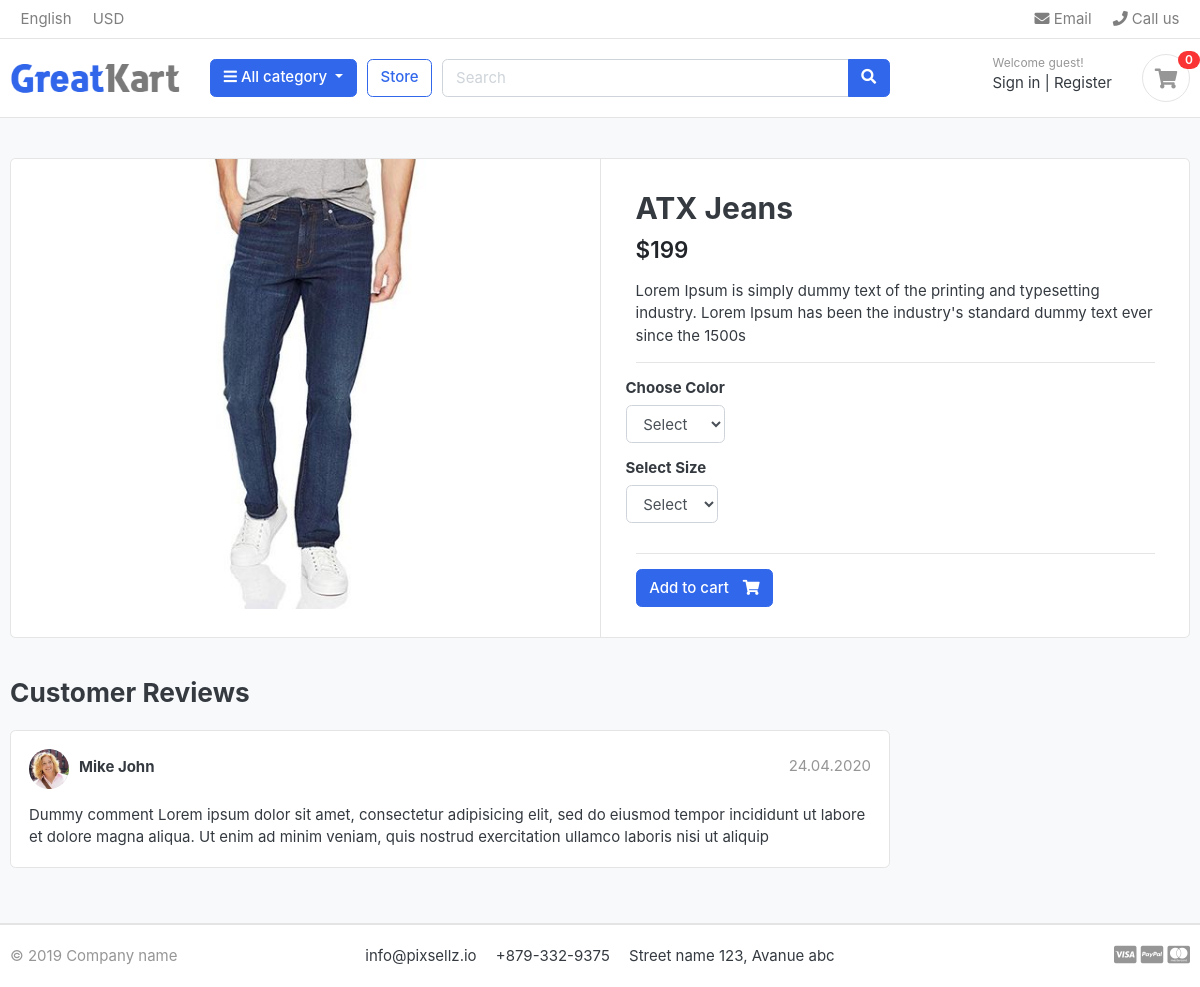
/store/category/jeans/atx-jeans/, run on an earlier commit of the app's database.
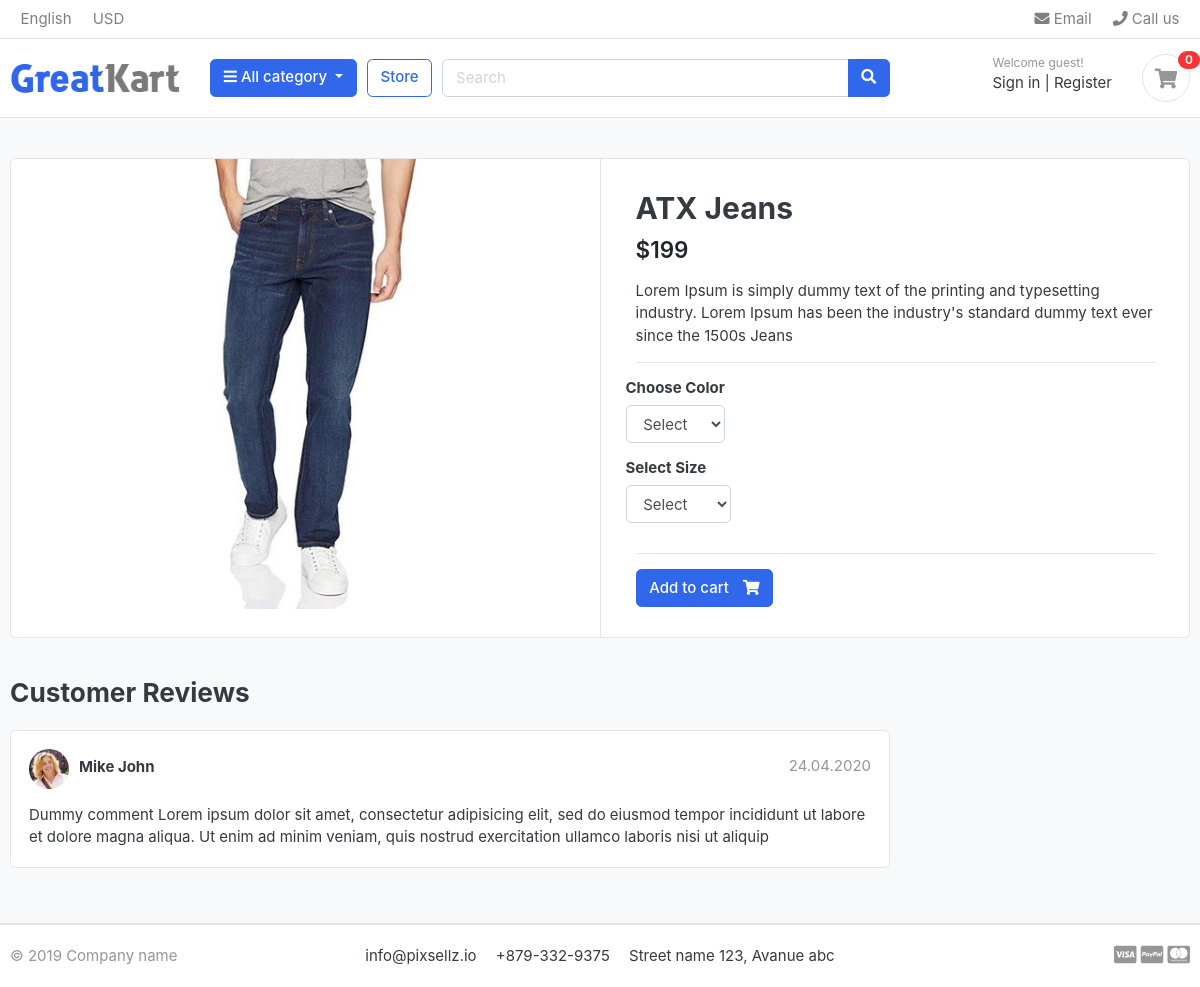
And on a later commit of the database.
### store/models.py (models this page shows, shortened)
class Product(models.Model):
    product_name = models.CharField(max_length=200, unique=True)
    slug         = models.SlugField(max_length=200, unique=True)
    description  = models.TextField(max_length=500, blank=True)
    price        = models.IntegerField()
    images       = models.ImageField(upload_to='photos/products')
    stock        = models.IntegerField()
    is_available = models.BooleanField(default=True)
    category     = models.ForeignKey(Category, on_delete=models.CASCADE)
    created_date = models.DateTimeField(auto_now_add=True)
    modified_date= models.DateTimeField(auto_now=True)

### store/views.py (the view)
# urls.py: path('category/<slug:category_slug>/<slug:product_slug>/', views.product_detail, name='product_detail'),
def product_detail(request, category_slug, product_slug):
    try:
        single_product = Product.objects.get(category__slug=category_slug, slug=product_slug)
        in_cart = CartItem.objects.filter(cart__cart_id=_cart_id(request), product=single_product).exists()
    except Exception as e:
        raise e
    context = {
        'single_product' : single_product,
        'in_cart' : in_cart
    }
    return render(request, 'store/product_detail.html', context)

### carts/context_processors.py (called while the page is built)
def counter(request):
    cart_count = 0
    if 'admin' in request.path:
        return {}
    else:
        try:
            cart = Cart.objects.filter(cart_id=_cart_id(request))
            cart_items = CartItem.objects.all().filter(cart=cart[:1])
            for cart_item in cart_items:
                cart_count += cart_item.quantity
        except Cart.DoesNotExist:
            cart_count = 0
    return dict(cart_count=cart_count)

### carts/views.py (called while the page is built)
def _cart_id(request):
    cart = request.session.session_key
    if not cart:
        cart = request.session.create()
    return cart

### category/context_processors.py (called while the page is built)
def menu_links(request):
    links = Category.objects.all()
    return dict(links=links)

### category/models.py (called while the page is built)
    def get_url(self):
        return reverse('products_by_category', args=[self.slug])

### store/models.py (called while the page is built)
    def colors(self):
        return super(VariationManager, self).filter(variation_category='color', is_active=True)

    def sizes(self):
        return super(VariationManager, self).filter(variation_category='size', is_active=True)

### templates/store/product_detail.html (shortened to what this page needs)
{% extends 'base.html' %}
{% load static %}
{% block content %}
<section class="section-content padding-y bg">
    <div class="container">
    <div class="card">
        <div class="row no-gutters">
            <aside class="col-md-6">
    <article class="gallery-wrap">
        <div class="img-big-wrap">
           <a href="#"><img src="{{single_product.images.url}}"></a>
        </div>
    </article>
            </aside>
            <main class="col-md-6 border-left">
            <form action="{% url 'add_cart' single_product.id %}" method='POST'>
              <article class="content-body">
              <h2 class="title">{{ single_product.product_name }}</h2>
              <div class="mb-3">
                  <var class="price h4">${{single_product.price}}</var>
              </div>
              <p>{{single_product.description}}</p>
              <hr>
                  <div class="row">
                      <div class="item-option-select">
                          <h6>Choose Color</h6>
                          <select name="color" class='form-control' required>
                            <option value="" disabled selected>Select</option>
                          </select>
                      </div>
                  </div>
                  <div class="row">
                      <div class="item-option-select">
                          <h6>Select Size</h6>
                          <select name="size" class='form-control' required>
                            <option value="" disabled selected>Select</option>
                          </select>
                      </div>
                  </div>
                  <hr>
                  {% if single_product.stock <= 0 %}
                    <h5 class='text-danger'> Out of Stock </h5>
                    {% else %}
                      {% if in_cart %}
                      <a href="#" class="btn  btn-success"> <span class="text">Added to cart</span> <i class="fas fa-check"></i>  </a>
                      <a href="{% url 'cart' %}" class="btn  btn-outline-primary"> <span class="text">View Cart</span> <i class="fas fa-eye"></i>  </a>
                      {% else %}
                      <button type='submit' class="btn  btn-primary"> <span class="text">Add to cart</span> <i class="fas fa-shopping-cart"></i>  </button>
                      {% endif %}
                  {% endif %}
              </article>
          </form>
            </main>
        </div>
    </div>
    <br>
    <div class="row">
                <div class="col-md-9">
        <header class="section-heading">
            <h3>Customer Reviews </h3>
        </header>
        <article class="box mb-3">
            <div class="icontext w-100">
                <img src="{% static './images/avatars/avatar1.jpg' %}" class="img-xs icon rounded-circle">
                <div class="text">
                    <span class="date text-muted float-md-right">24.04.2020 </span>
                    <h6 class="mb-1">Mike John </h6>
                </div>
            </div>
            <div class="mt-3">
                <p>
                    Dummy comment Lorem ipsum dolor sit amet, consectetur adipisicing elit, sed do eiusmod
                    tempor incididunt ut labore et dolore magna aliqua. Ut enim ad minim veniam,
                    quis nostrud exercitation ullamco laboris nisi ut aliquip
                </p>
            </div>
        </article>
        </div>
    </div>
    </div>
    </section>
{% endblock content %}

### templates/base.html (shortened to what this page needs)
{% load static %}
<!DOCTYPE HTML>
<html lang="en">
<head>
<link href="{% static 'css/bootstrap.css' %}" rel="stylesheet" type="text/css"/>
<link href="{% static 'fonts/fontawesome/css/all.min.css' %}" type="text/css" rel="stylesheet">
<link href="{% static 'css/ui.css' %}" rel="stylesheet" type="text/css"/>
<link href="{% static 'css/responsive.css' %}" rel="stylesheet" media="only screen and (max-width: 1200px)" />
</head>
<body>
    {% include 'includes/navbar.html' %}
    {% block content %}{% endblock  %}
    {% include 'includes/footer.html' %}

### templates/includes/navbar.html (shortened to what this page needs)
{% load static %}
<header class="section-header">
    <nav class="navbar p-md-0 navbar-expand-sm navbar-light border-bottom">
    <div class="container">
      <div class="collapse navbar-collapse" id="navbarTop4">
        <ul class="navbar-nav mr-auto">
            <li class="nav-item dropdown">
                 <a href="#" class="nav-link">   English </a>
            </li>
            <li class="nav-item dropdown">
                <a href="#" class="nav-link"> USD </a>
            </li>
        </ul>
        <ul class="navbar-nav">
            <li><a href="#" class="nav-link"> <i class="fa fa-envelope"></i> Email </a></li>
            <li><a href="#" class="nav-link"> <i class="fa fa-phone"></i> Call us </a></li>
        </ul>
      </div>
    </div>
    </nav>
    <section class="header-main border-bottom">
        <div class="container">
    <div class="row align-items-center">
        <div class="col-lg-2 col-md-3 col-6">
            <a href="{% url 'home' %}" class="brand-wrap">
                <img class="logo" src="{% static './images/logo.png' %}">
            </a>
        </div>
        <div class="col-lg col-sm col-md col-6 flex-grow-0">
            <div class="category-wrap dropdown d-inline-block float-right">
                <button type="button" class="btn btn-primary dropdown-toggle" data-toggle="dropdown">
                    <i class="fa fa-bars"></i> All category
                </button>
            </div>
        </div>
        <a href="{% url 'store' %}" class="btn btn-outline-primary">Store</a>
        <div class="col-lg  col-md-6 col-sm-12 col">
            <form action="{% url 'search' %}" class="search" method='GET'>
                <div class="input-group w-100">
                    <input type="text" class="form-control" style="width:60%;" placeholder="Search" name="keyword">
                    <div class="input-group-append">
                      <button class="btn btn-primary" type="submit">
                        <i class="fa fa-search"></i>
                      </button>
                    </div>
                </div>
            </form>
        </div>
        <div class="col-lg-3 col-sm-6 col-8 order-2 order-lg-3">
                    <div class="d-flex justify-content-end mb-3 mb-lg-0">
                        <div class="widget-header">
                            <small class="title text-muted">Welcome guest!</small>
                            <div>
                                <a href="./signin.html">Sign in</a> <span class="dark-transp"> | </span>
                                <a href="./register.html"> Register</a>
                            </div>
                        </div>
                        <a href="./cart.html" class="widget-header pl-3 ml-3">
                            <div class="icon icon-sm rounded-circle border"><i class="fa fa-shopping-cart"></i></div>
                            <span class="badge badge-pill badge-danger notify">{{cart_count}}</span>
                        </a>
                    </div>
                </div>
    </div>
        </div>
    </section>
    </header>

### templates/includes/footer.html
<footer class="section-footer border-top">
	<div class="container">
		<section class="footer-bottom border-top row">
			<div class="col-md-2">
				<p class="text-muted"> &copy 2019 Company name </p>
			</div>
			<div class="col-md-8 text-md-center">
				<span  class="px-2">info@pixsellz.io</span>
				<span  class="px-2">+879-332-9375</span>
				<span  class="px-2">Street name 123, Avanue abc</span>
			</div>
			<div class="col-md-2 text-md-right text-muted">
				<i class="fab fa-lg fa-cc-visa"></i>
				<i class="fab fa-lg fa-cc-paypal"></i>
				<i class="fab fa-lg fa-cc-mastercard"></i>
			</div>
		</section>
	</div>
</footer>

### static/css/ui.css (style rules this page uses)
html { font-family: "Inter", sans-serif; font-size: 15px; }
.content-body { flex: 1 1 auto; padding: 2rem 2.3rem; }
.icon-xs, .icon-sm, .icon-md, .icon-lg { display: inline-block; text-align: center; flex-shrink: 0; flex-grow: 0; }
.icon-sm { width: 48px; height: 48px; line-height: 48px !important; font-size: 20px; }
.img-xs, .img-sm, .img-md, .img-lg { -o-object-fit: cover; object-fit: cover; flex-shrink: 0; flex-grow: 0; }
.img-xs { width: 40px; height: 40px; }
.padding-y { padding-top: 40px; padding-bottom: 40px; }
var { font-style: normal; }
article:after, .form-group:after { display: block; clear: both; content: ""; }
.bg { background-color: #f8f9fa; }
.section-heading { margin-bottom: 20px; margin-top: 15px; }
p:last-child { margin-bottom: 0; }
.header-main { position: relative; padding-top: 1rem; padding-bottom: 1rem; }
.brand-wrap .logo, .navbar-brand .logo { margin-right: 7px; max-height: 42px; display: inline-block; }
.widget-header { display: inline-block; vertical-align: middle; position: relative; }
.widget-header a { color: #343a40; }
.widget-header i { color: #969696; }
.widget-header .title { display: block; }
.widget-header .notify { position: absolute; top: -3px; right: -10px; }
.footer-bottom { padding-top: 20px; padding-bottom: 20px; }
.btn .text + i { margin-left: 10px; }
.icontext { display: inline-flex; align-items: center; vertical-align: middle; }
.icontext .text { width: 100%; line-height: 1.2; }
.icontext .icon { position: relative; margin-right: 10px; flex-shrink: 0; flex-grow: 0; }
.notify { position: absolute; top: -4px; right: -10px; display: inline-block; padding: 0.25em 0.6em; font-size: 12px; line-height: 1; text-align: center; border-radius: 3rem; color: #fff; background-color: #fa3434; }
.price { font-weight: 600; color: #212529; }
.box { padding: 18px; background: #fff; border-radius: 0.37rem; border: 1px solid #e4e4e4; }
.box img { max-width: 100%; }
.gallery-wrap .img-big-wrap { margin-bottom: 10px; border-radius: 0.37rem; overflow: hidden; background-color: #fff; }
.gallery-wrap .img-big-wrap a { text-align: center; display: block; }
.gallery-wrap .img-big-wrap img { height: 450px; width: auto; display: inline-block; }
.item-option-select { margin-bottom: 1rem; display: inline-block; margin-right: 15px; }

What changed in the data, as far as the page shows it:
changed Product "ATX Jeans": description "Lorem Ipsum is simply dummy text of the printing and typesetting industry. Lorem Ipsum has been the industry's standard dummy text ever since the 1500s" → "Lorem Ipsum is simply dummy text of the printing and typesetting industry. Lorem Ipsum has been the industry's standard dummy text ever since the 1500s Jeans"
